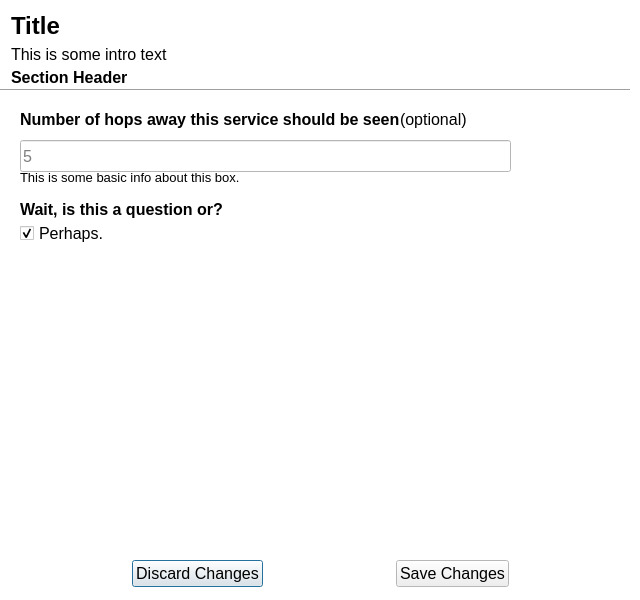
<?xml version="1.0" encoding="UTF-8"?>
<ui version="4.0">
 <class>app_settings</class>
 <widget class="QDialog" name="app_settings">
  <property name="windowModality">
   <enum>Qt::ApplicationModal</enum>
  </property>
  <property name="geometry">
   <rect>
    <x>0</x>
    <y>0</y>
    <width>640</width>
    <height>600</height>
   </rect>
  </property>
  <property name="minimumSize">
   <size>
    <width>0</width>
    <height>0</height>
   </size>
  </property>
  <property name="maximumSize">
   <size>
    <width>640</width>
    <height>16777215</height>
   </size>
  </property>
  <property name="palette">
   <palette>
    <active>
     <colorrole role="Base">
      <brush brushstyle="SolidPattern">
       <color alpha="255">
        <red>255</red>
        <green>255</green>
        <blue>255</blue>
       </color>
      </brush>
     </colorrole>
     <colorrole role="Window">
      <brush brushstyle="SolidPattern">
       <color alpha="255">
        <red>255</red>
        <green>255</green>
        <blue>255</blue>
       </color>
      </brush>
     </colorrole>
    </active>
    <inactive>
     <colorrole role="Base">
      <brush brushstyle="SolidPattern">
       <color alpha="255">
        <red>255</red>
        <green>255</green>
        <blue>255</blue>
       </color>
      </brush>
     </colorrole>
     <colorrole role="Window">
      <brush brushstyle="SolidPattern">
       <color alpha="255">
        <red>255</red>
        <green>255</green>
        <blue>255</blue>
       </color>
      </brush>
     </colorrole>
    </inactive>
    <disabled>
     <colorrole role="Base">
      <brush brushstyle="SolidPattern">
       <color alpha="255">
        <red>255</red>
        <green>255</green>
        <blue>255</blue>
       </color>
      </brush>
     </colorrole>
     <colorrole role="Window">
      <brush brushstyle="SolidPattern">
       <color alpha="255">
        <red>255</red>
        <green>255</green>
        <blue>255</blue>
       </color>
      </brush>
     </colorrole>
    </disabled>
   </palette>
  </property>
  <property name="font">
   <font>
    <pointsize>12</pointsize>
   </font>
  </property>
  <property name="windowTitle">
   <string>Commotion Error</string>
  </property>
  <widget class="Line" name="line">
   <property name="geometry">
    <rect>
     <x>0</x>
     <y>80</y>
     <width>630</width>
     <height>20</height>
    </rect>
   </property>
   <property name="orientation">
    <enum>Qt::Horizontal</enum>
   </property>
  </widget>
  <widget class="QLabel" name="section_head">
   <property name="geometry">
    <rect>
     <x>11</x>
     <y>68</y>
     <width>141</width>
     <height>24</height>
    </rect>
   </property>
   <property name="maximumSize">
    <size>
     <width>600</width>
     <height>30</height>
    </size>
   </property>
   <property name="font">
    <font>
     <weight>75</weight>
     <bold>true</bold>
    </font>
   </property>
   <property name="text">
    <string>Section Header</string>
   </property>
   <property name="alignment">
    <set>Qt::AlignLeading|Qt::AlignLeft|Qt::AlignTop</set>
   </property>
   <property name="wordWrap">
    <bool>true</bool>
   </property>
   <property name="margin">
    <number>1</number>
   </property>
  </widget>
  <widget class="QLabel" name="_head">
   <property name="geometry">
    <rect>
     <x>11</x>
     <y>11</y>
     <width>600</width>
     <height>30</height>
    </rect>
   </property>
   <property name="maximumSize">
    <size>
     <width>600</width>
     <height>30</height>
    </size>
   </property>
   <property name="font">
    <font>
     <pointsize>18</pointsize>
     <weight>75</weight>
     <bold>true</bold>
    </font>
   </property>
   <property name="text">
    <string>Title</string>
   </property>
   <property name="scaledContents">
    <bool>false</bool>
   </property>
   <property name="wordWrap">
    <bool>true</bool>
   </property>
   <property name="margin">
    <number>0</number>
   </property>
  </widget>
  <widget class="QLabel" name="_intro_text">
   <property name="geometry">
    <rect>
     <x>11</x>
     <y>42</y>
     <width>438</width>
     <height>24</height>
    </rect>
   </property>
   <property name="maximumSize">
    <size>
     <width>600</width>
     <height>25</height>
    </size>
   </property>
   <property name="text">
    <string>This is some intro text</string>
   </property>
   <property name="alignment">
    <set>Qt::AlignLeading|Qt::AlignLeft|Qt::AlignVCenter</set>
   </property>
   <property name="margin">
    <number>1</number>
   </property>
  </widget>
  <widget class="QWidget" name="layoutWidget">
   <property name="geometry">
    <rect>
     <x>5</x>
     <y>560</y>
     <width>631</width>
     <height>34</height>
    </rect>
   </property>
   <layout class="QHBoxLayout" name="horizontalLayout">
    <property name="sizeConstraint">
     <enum>QLayout::SetMinAndMaxSize</enum>
    </property>
    <item>
     <spacer name="horizontalSpacer">
      <property name="orientation">
       <enum>Qt::Horizontal</enum>
      </property>
      <property name="sizeHint" stdset="0">
       <size>
        <width>40</width>
        <height>20</height>
       </size>
      </property>
     </spacer>
    </item>
    <item>
     <widget class="QPushButton" name="discard_button">
      <property name="text">
       <string>Discard Changes</string>
      </property>
     </widget>
    </item>
    <item>
     <spacer name="horizontalSpacer_4">
      <property name="orientation">
       <enum>Qt::Horizontal</enum>
      </property>
      <property name="sizeType">
       <enum>QSizePolicy::Expanding</enum>
      </property>
      <property name="sizeHint" stdset="0">
       <size>
        <width>40</width>
        <height>20</height>
       </size>
      </property>
     </spacer>
    </item>
    <item>
     <widget class="QPushButton" name="save_button">
      <property name="text">
       <string>Save Changes</string>
      </property>
     </widget>
    </item>
    <item>
     <spacer name="horizontalSpacer_3">
      <property name="orientation">
       <enum>Qt::Horizontal</enum>
      </property>
      <property name="sizeHint" stdset="0">
       <size>
        <width>29</width>
        <height>20</height>
       </size>
      </property>
     </spacer>
    </item>
   </layout>
  </widget>
  <widget class="QLabel" name="subsection2">
   <property name="geometry">
    <rect>
     <x>20</x>
     <y>200</y>
     <width>381</width>
     <height>24</height>
    </rect>
   </property>
   <property name="maximumSize">
    <size>
     <width>600</width>
     <height>30</height>
    </size>
   </property>
   <property name="font">
    <font>
     <weight>75</weight>
     <bold>true</bold>
    </font>
   </property>
   <property name="text">
    <string>Wait, is this a question or?</string>
   </property>
   <property name="alignment">
    <set>Qt::AlignLeading|Qt::AlignLeft|Qt::AlignTop</set>
   </property>
   <property name="wordWrap">
    <bool>true</bool>
   </property>
   <property name="margin">
    <number>1</number>
   </property>
  </widget>
  <widget class="QCheckBox" name="app_perm">
   <property name="geometry">
    <rect>
     <x>20</x>
     <y>220</y>
     <width>541</width>
     <height>26</height>
    </rect>
   </property>
   <property name="text">
    <string>Perhaps.</string>
   </property>
   <property name="checked">
    <bool>true</bool>
   </property>
  </widget>
  <widget class="QLabel" name="optional2">
   <property name="geometry">
    <rect>
     <x>400</x>
     <y>110</y>
     <width>121</width>
     <height>24</height>
    </rect>
   </property>
   <property name="maximumSize">
    <size>
     <width>600</width>
     <height>30</height>
    </size>
   </property>
   <property name="font">
    <font>
     <weight>50</weight>
     <bold>false</bold>
    </font>
   </property>
   <property name="text">
    <string>(optional)</string>
   </property>
   <property name="alignment">
    <set>Qt::AlignLeading|Qt::AlignLeft|Qt::AlignTop</set>
   </property>
   <property name="wordWrap">
    <bool>true</bool>
   </property>
   <property name="margin">
    <number>1</number>
   </property>
  </widget>
  <widget class="QLabel" name="info_descriptor">
   <property name="geometry">
    <rect>
     <x>20</x>
     <y>170</y>
     <width>491</width>
     <height>24</height>
    </rect>
   </property>
   <property name="maximumSize">
    <size>
     <width>600</width>
     <height>30</height>
    </size>
   </property>
   <property name="font">
    <font>
     <pointsize>10</pointsize>
     <weight>50</weight>
     <italic>false</italic>
     <bold>false</bold>
    </font>
   </property>
   <property name="text">
    <string>This is some basic info about this box.</string>
   </property>
   <property name="alignment">
    <set>Qt::AlignLeading|Qt::AlignLeft|Qt::AlignTop</set>
   </property>
   <property name="wordWrap">
    <bool>true</bool>
   </property>
   <property name="margin">
    <number>1</number>
   </property>
  </widget>
  <widget class="QLabel" name="app_hops_head">
   <property name="geometry">
    <rect>
     <x>20</x>
     <y>110</y>
     <width>381</width>
     <height>24</height>
    </rect>
   </property>
   <property name="maximumSize">
    <size>
     <width>600</width>
     <height>30</height>
    </size>
   </property>
   <property name="font">
    <font>
     <weight>75</weight>
     <bold>true</bold>
    </font>
   </property>
   <property name="text">
    <string>Number of hops away this service should be seen</string>
   </property>
   <property name="alignment">
    <set>Qt::AlignLeading|Qt::AlignLeft|Qt::AlignTop</set>
   </property>
   <property name="wordWrap">
    <bool>true</bool>
   </property>
   <property name="margin">
    <number>1</number>
   </property>
  </widget>
  <widget class="QLineEdit" name="text_entry">
   <property name="geometry">
    <rect>
     <x>20</x>
     <y>140</y>
     <width>491</width>
     <height>32</height>
    </rect>
   </property>
   <property name="text">
    <string/>
   </property>
   <property name="readOnly">
    <bool>false</bool>
   </property>
   <property name="placeholderText">
    <string>5</string>
   </property>
  </widget>
  <zorder>section_head</zorder>
  <zorder>_head</zorder>
  <zorder>_intro_text</zorder>
  <zorder>layoutWidget</zorder>
  <zorder>line</zorder>
  <zorder>subsection2</zorder>
  <zorder>app_perm</zorder>
  <zorder>optional2</zorder>
  <zorder>info_descriptor</zorder>
  <zorder>app_hops_head</zorder>
  <zorder>text_entry</zorder>
 </widget>
 <resources>
  <include location="../untitled1/qml.qrc"/>
 </resources>
 <connections>
  <connection>
   <sender>discard_button</sender>
   <signal>clicked()</signal>
   <receiver>app_settings</receiver>
   <slot>close()</slot>
   <hints>
    <hint type="sourcelabel">
     <x>295</x>
     <y>485</y>
    </hint>
    <hint type="destinationlabel">
     <x>459</x>
     <y>-16</y>
    </hint>
   </hints>
  </connection>
  <connection>
   <sender>save_button</sender>
   <signal>clicked()</signal>
   <receiver>app_settings</receiver>
   <slot>close()</slot>
   <hints>
    <hint type="sourcelabel">
     <x>334</x>
     <y>489</y>
    </hint>
    <hint type="destinationlabel">
     <x>412</x>
     <y>14</y>
    </hint>
   </hints>
  </connection>
 </connections>
</ui>
